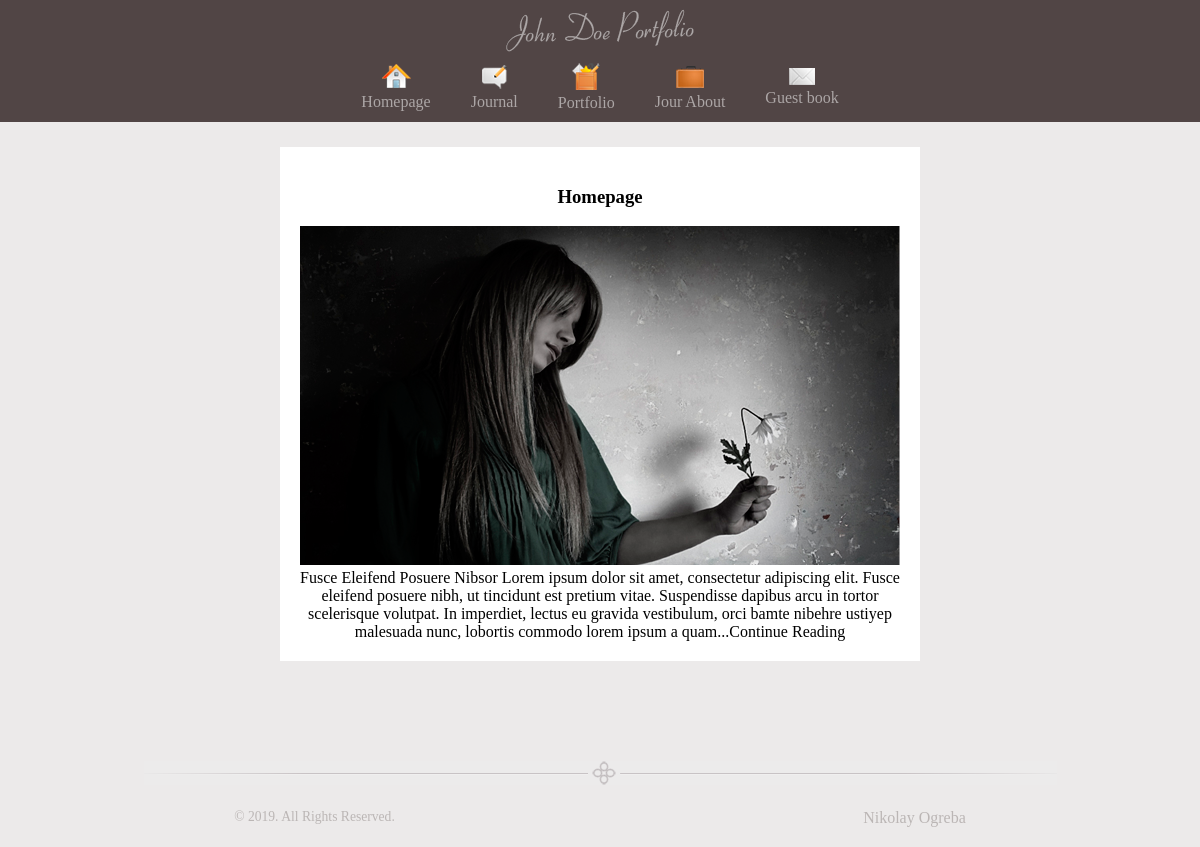
/?view=page&page_id=1, run on the app's committed database.
### tables this page shows
CREATE TABLE IF NOT EXISTS `pages` (
  `id` tinyint(3) unsigned NOT NULL,
  `metaKey` varchar(255) NOT NULL,
  `metaDes` varchar(255) NOT NULL,
  `iconImg` varchar(255) NOT NULL DEFAULT 'notImg.png',
  `imgPage` varchar(255) NOT NULL DEFAULT 'no img',
  `titleSite` varchar(255) NOT NULL,
  `textSite` text NOT NULL,
  `namePage` varchar(255) NOT NULL DEFAULT 'no name'
);

### controller/controller.php (called while the page is built, shortened)
<?php
    $pages = get_full_pages();
    $view = empty($_GET['view']) ? 'guest_book' : $_GET['view'];
    switch($view) {
    	case('page'):
    		$get_page_id = abs( (int) $_GET['page_id'] );
    		$page = get_page($get_page_id);
    	break;
    }
    require(TEMPLATE . 'index.php');

### index.php (called while the page is built, shortened)
<?php
	require(CONTROLLER);
?>

### model/model.php (called while the page is built, shortened)
<?php
	function get_full_pages()
	{
		$query = "SELECT `id`, `iconImg`, `titleSite`, `namePage` FROM `pages`";
		$res_select_pages = mysqli_query($GLOBALS['db'], $query) or die(mysqli_error($GLOBALS['db']));
		$get_array_pages = [];
		while($row = mysqli_fetch_assoc($res_select_pages)) {
			$get_array_pages[] = $row;
		}
		return $get_array_pages;
	}
	function get_page($get_page_id)
	{
		$query = "SELECT `metaKey`, `metaDes`, `iconImg`, `imgPage`, `titleSite`, `textSite` FROM `pages` WHERE `id` = $get_page_id";
		$res_select_page = mysqli_query($GLOBALS['db'], $query) or die(mysqli_error($GLOBALS['db']));
		$get_page = [];
		while($row = mysqli_fetch_assoc($res_select_page)) {
			$get_page = $row;
		}
		return $get_page;
	}

### views/viewGuestBook/page.php (the view)
<?php if(!empty($page)): ?>
	<h3><?=$page['titleSite']?></h3>
	<?php if(isset($page['imgPage']) && $page['imgPage'] != 'no img'): ?>
	<img src='<?=TEMPLATE?>images/<?=$page['imgPage']?>' alt='<?=$page['titleSite']?>' />
	<?php endif; ?>
	<?=$page['textSite']?>
<?php else: ?>
	<h3>Такой страницы нет на нашем сайте..</h3>
<?php endif; ?>

### views/viewGuestBook/blocks/header.php (shortened to what this page needs)
<!DOCTYPE HTML>
<html xmlns="http://www.w3.org/1999/xhtml">
<head>
    <link rel="stylesheet" href="<?=TEMPLATE?>styles/main.css" type="text/css" />
</head>
<body>
    <div id="container">
        <div id='header'>
            <img src="<?=TEMPLATE?>images/logo.png" alt = "Логотип сайта" />
            <nav>
                <?php foreach ($pages as $value): ?>
                    <?php if(isset($value['namePage']) && $value['namePage'] === 'no name'): ?>
                        <a href="?view=page&amp;page_id=<?=$value['id']?>">
                        <img src="<?=TEMPLATE?>images/<?=$value['iconImg']?>" alt="<?=$value['titleSite']?>" />
                            <br />
                        <span><?=$value['titleSite']?></span>
                    </a>
                    <?php else: ?>
                        <a href="?view=<?=$value['namePage']?>&amp;page_id=<?=$value['id']?>">
                        <img src="<?=TEMPLATE?>images/<?=$value['iconImg']?>" alt="<?=$value['titleSite']?>" />
                            <br />
                        <span><?=$value['titleSite']?></span>
                    </a>
                    <?php endif; ?>
                <?php endforeach; ?>
            </nav>
        </div>

### views/viewGuestBook/index.php
<?php require('blocks/header.php'); ?>
    <div id="content">
        <div id="post">
            <?php include($view . '.php'); ?>
        </div>
    </div>
<?php require('blocks/footer.php'); ?>

### views/viewGuestBook/blocks/footer.php
    <div class="footer">
		<div id="separatot">
                <img src="<?=TEMPLATE?>images/separator.png" alt="" />
        </div>
        <div id='inFoot'>
            <div id="copy"> &copy; 2019. All Rights Reserved. </div>
            <div class="right">Nikolay Ogreba</div>
        </div>
	</div>
</div>
</body>
</html>

### views/viewGuestBook/styles/main.css (style rules this page uses)
html { height: 100%; }
body { background-color: #ECEAEA; font-family: Tahoma; font-size: 12pt; margin: 0; padding: 0 0 1px 0; display: block; min-height: 100%; width: 100%; overflow-y: hidden; position: relative; overflow: auto; }
a img { border: none; }
nav { display: flex; align-items: center; justify-content: center; }
#container { text-align: center; margin: 0 auto; }
#container nav { padding: 0 0 10px; }
#container nav a { color: #ACA6A6; text-decoration: none; padding: 0 20px; }
#header { background-color: #514545; }
#content { margin: 0 auto; display: flex; flex-direction: column; margin-bottom: 50px; }
#inFoot { display: flex; justify-content: space-around; padding: 20px 0; }
#post { background-color: #fff; margin: 25px auto 0; width: 600px; padding: 20px; }
.footer { height: 50px; position: absolute; left: 0; right: 0; bottom: 0; }
#separatot { padding-top: 10px; }
#copy { color: #BBB6B5; font-size: 85%; }
.right { color: #BBB6B5; text-align: right; }

### data on the page
pages: iconImg (picture), titleSite "Homepage", imgPage (picture), textSite "Fusce Eleifend Posuere Nibsor Lorem ipsum dolor sit amet, consectetur adipiscing elit. Fusce eleifend posuere nibh, ut tincidunt est pretium vitae. Suspendisse dapibus arcu in tortor scelerisque volutpat. In imperdiet, lectus eu gravida vestibulum, orci bamte nibehre ustiyep malesuada nunc, lobortis commodo lorem ipsum a quam...Continue Reading"
pages: iconImg (picture), titleSite "Journal"
pages: iconImg (picture), titleSite "Portfolio"
pages: iconImg (picture), titleSite "Jour About"
pages: iconImg (picture), titleSite "Guest book"
